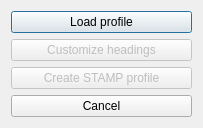
<?xml version="1.0" encoding="UTF-8"?>
<ui version="4.0">
 <class>CreateProfileMgRastDlg</class>
 <widget class="QDialog" name="CreateProfileMgRastDlg">
  <property name="geometry">
   <rect>
    <x>0</x>
    <y>0</y>
    <width>203</width>
    <height>128</height>
   </rect>
  </property>
  <property name="windowTitle">
   <string>Create profile</string>
  </property>
  <property name="windowIcon">
   <iconset resource="../STAMP.qrc">
    <normaloff>:/icons/icons/createProfile.png</normaloff>:/icons/icons/createProfile.png</iconset>
  </property>
  <layout class="QVBoxLayout" name="verticalLayout">
   <item>
    <widget class="QPushButton" name="btnLoadProfiles">
     <property name="text">
      <string>Load profile</string>
     </property>
    </widget>
   </item>
   <item>
    <widget class="QPushButton" name="btnCustomizeHeadings">
     <property name="enabled">
      <bool>false</bool>
     </property>
     <property name="text">
      <string>Customize headings</string>
     </property>
    </widget>
   </item>
   <item>
    <widget class="QPushButton" name="btnCreateProfile">
     <property name="enabled">
      <bool>false</bool>
     </property>
     <property name="text">
      <string>Create STAMP profile</string>
     </property>
    </widget>
   </item>
   <item>
    <widget class="QPushButton" name="btnCancel">
     <property name="text">
      <string>Cancel</string>
     </property>
    </widget>
   </item>
  </layout>
 </widget>
 <resources>
  <include location="../STAMP.qrc"/>
 </resources>
 <connections/>
 <designerdata>
  <property name="gridDeltaX">
   <number>10</number>
  </property>
  <property name="gridDeltaY">
   <number>10</number>
  </property>
  <property name="gridSnapX">
   <bool>true</bool>
  </property>
  <property name="gridSnapY">
   <bool>true</bool>
  </property>
  <property name="gridVisible">
   <bool>true</bool>
  </property>
 </designerdata>
</ui>
